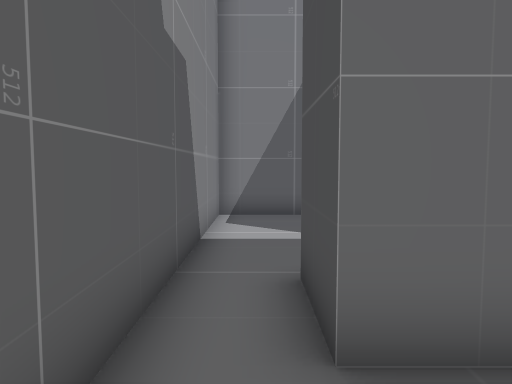
View 1 (above)

14 first-person views from a walk through a scene from a Unity 3-D project. The camera is 1.4 m above the floor, tilts 4° down and sees 70° across. The floor is counted in squares, 1 m on a side. Each view is taken from the middle of a square. On the plan, view 1 faces up. The plan holds only what a view shows up to about 16 squares ahead; the rest is blank. The player character is not drawn.

View 2
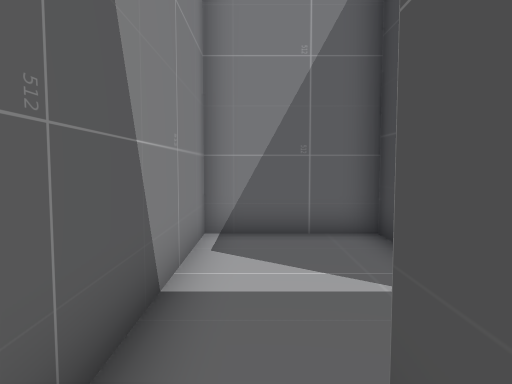

View 3
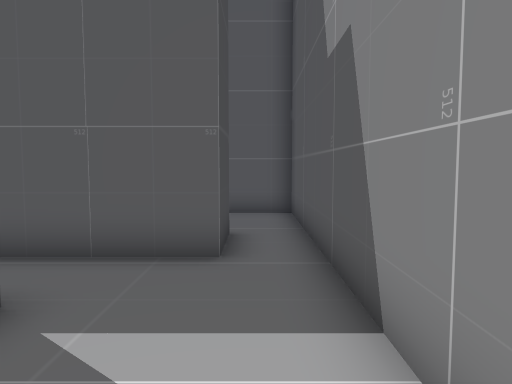

View 4
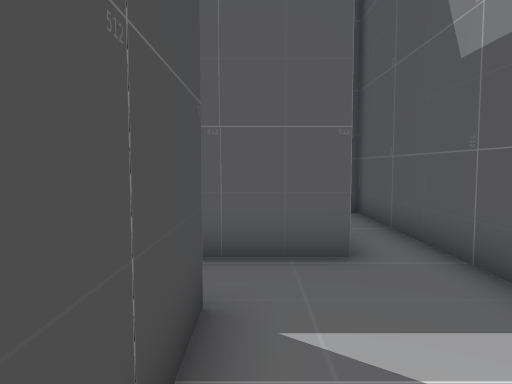

View 5
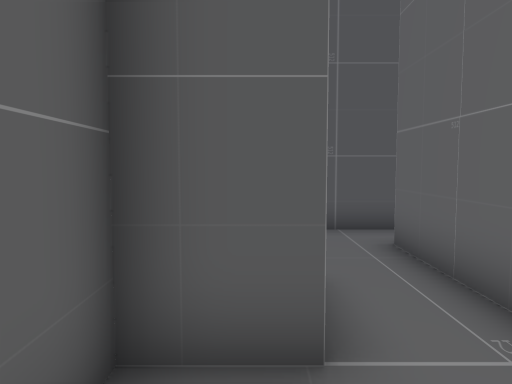

View 6
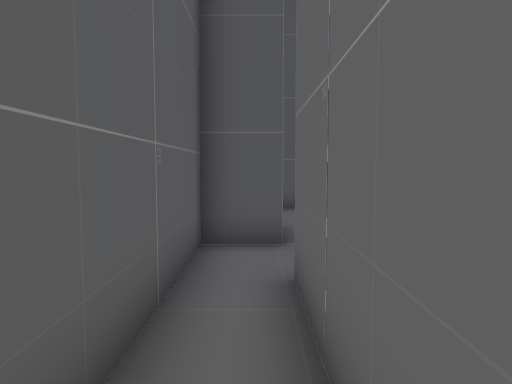

View 7
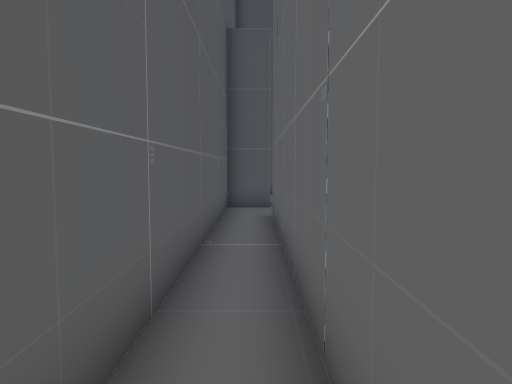

View 8
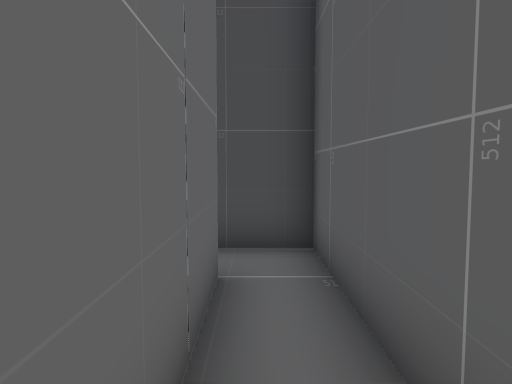

View 9
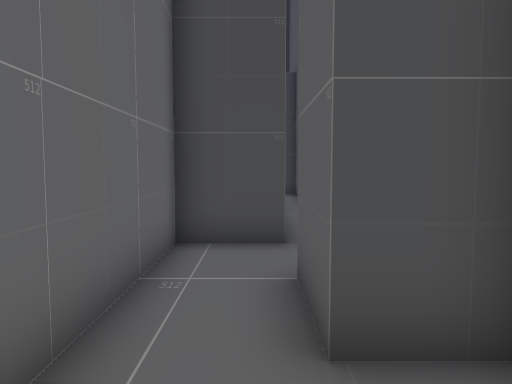

View 10
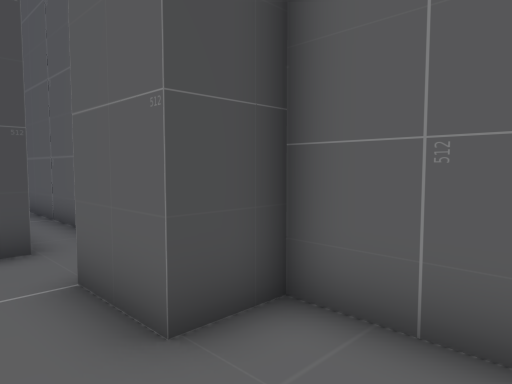

View 11
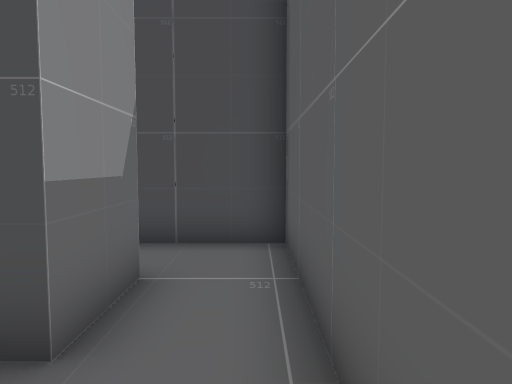

View 12
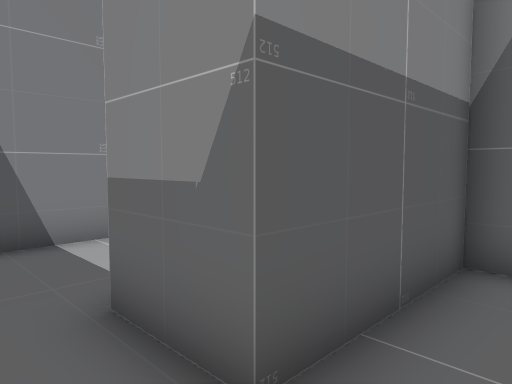

View 13
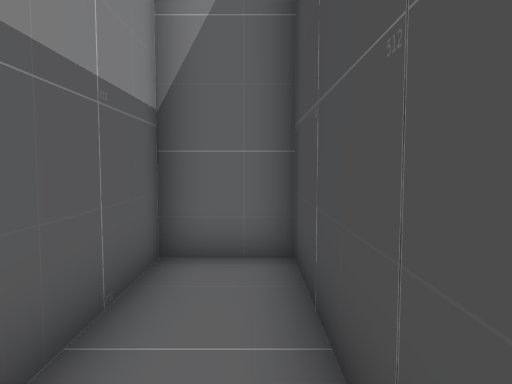

View 14
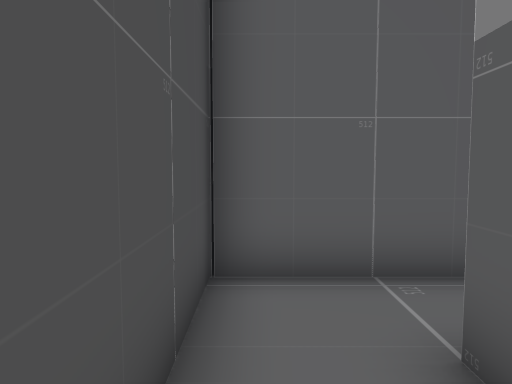

### Floor plan
Points are (right, up) in squares from view 1. A wall is a line through its corners. A room is listed if a view was taken in it or the views show most of it. See-through windows are left out.
Room 1 (views 1, 5, 6, 7, 8, 9, 10)
walls: (-1.1, 2.5) (-1.1, -1) (2.5, -1) (2.5, 0.5) (4.5, 0.5) (4.5, -1) (18.2, -1) (18.2, 0.8); (16.6, 0.5) (6.6, 0.5) (6.6, 2.5) (0.6, 2.5)
ways out: opening at (0, 3.5) to room 2; opening at (17, 1.5)
Room 2 (views 2, 3, 4, 11)
walls: (2.5, 6.5) (2.5, 10.6) (-1.1, 10.6) (-1.1, 2.5); (0.6, 2.5) (0.6, 4.5) (2.6, 4.5)
ways out: opening at (0, 3.5) to room 1; opening at (3.5, 5.5) to room 3
Room 3 (views 12, 13, 14)
walls: (6.6, 4.1) (6.6, 10.6) (4.5, 10.6) (4.5, 6.5) (2.5, 6.5); (2.6, 4.5) (6.6, 4.5)
ways out: opening at (3.5, 5.5) to room 2

Where each view was taken, in squares from view 1:
view 1: 0 up, 0 right, facing up
view 2: 3 up, 0 right, facing up
view 3: 10 up, 0 right, facing down
view 4: 10 up, 2 right, facing down
view 5: 0 up, 7 right, facing left
view 6: 0 up, 11 right, facing left
view 7: 0 up, 17 right, facing left
view 8: 0 up, 12 right, facing right
view 9: 1 up, 0 right, facing right
view 10: 2 up, 0 right, facing down-right
view 11: 5 up, 0 right, facing right
view 12: 5 up, 6 right, facing up-left
view 13: 5 up, 6 right, facing up
view 14: 9 up, 6 right, facing down
